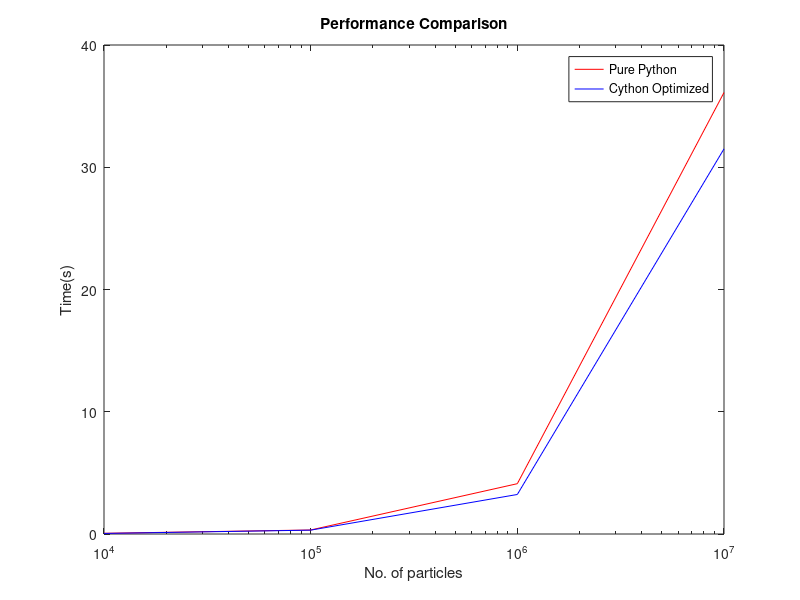

Write the MATLAB code that produced this figure.
unop = [ 0.05802989,  0.32853079,  4.11582589 ,36.11175156];
op = [ 0.0454886 ,  0.31518149 , 3.23321772, 31.5045383 ];
nop = [10000, 100000,1000000 ,10000000 ];
figure;
semilogx(nop,unop, 'r-', 'DisplayName', 'Pure Python');
hold on;
semilogx(nop,op, 'b-', 'DisplayName', 'Cython Optimized');
legend show;
xlabel('No. of particles');
ylabel('Time(s)');
title('Performance Comparison');
